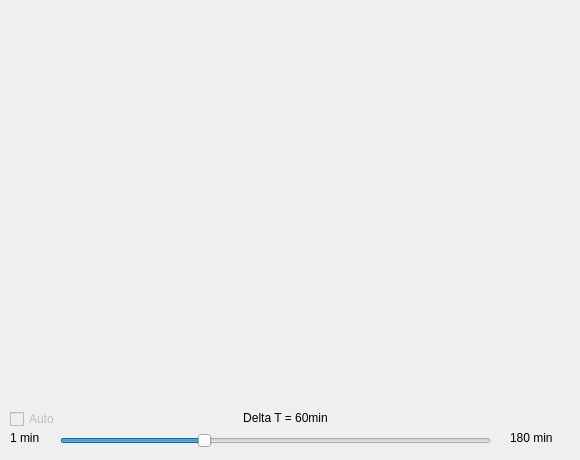
      <widget class="QWidget" name="tab_11">
       <attribute name="title">
        <string>grafico Sensores</string>
       </attribute>
       <widget class="QSlider" name="horizontalSlider_graficoPeriodo">
        <property name="geometry">
         <rect>
          <x>60</x>
          <y>430</y>
          <width>431</width>
          <height>21</height>
         </rect>
        </property>
        <property name="minimum">
         <number>1</number>
        </property>
        <property name="maximum">
         <number>180</number>
        </property>
        <property name="value">
         <number>60</number>
        </property>
        <property name="orientation">
         <enum>Qt::Horizontal</enum>
        </property>
       </widget>
       <widget class="QLabel" name="label_graficoTempo">
        <property name="geometry">
         <rect>
          <x>210</x>
          <y>410</y>
          <width>151</width>
          <height>16</height>
         </rect>
        </property>
        <property name="text">
         <string>Delta T = 60min</string>
        </property>
        <property name="alignment">
         <set>Qt::AlignCenter</set>
        </property>
       </widget>
       <widget class="QCheckBox" name="checkBox_graficoAuto">
        <property name="enabled">
         <bool>false</bool>
        </property>
        <property name="geometry">
         <rect>
          <x>10</x>
          <y>410</y>
          <width>61</width>
          <height>18</height>
         </rect>
        </property>
        <property name="text">
         <string>Auto</string>
        </property>
        <property name="checked">
         <bool>false</bool>
        </property>
       </widget>
       <widget class="QLabel" name="label_10">
        <property name="geometry">
         <rect>
          <x>10</x>
          <y>430</y>
          <width>51</width>
          <height>16</height>
         </rect>
        </property>
        <property name="text">
         <string>1 min</string>
        </property>
       </widget>
       <widget class="QLabel" name="label_11">
        <property name="geometry">
         <rect>
          <x>510</x>
          <y>430</y>
          <width>61</width>
          <height>16</height>
         </rect>
        </property>
        <property name="text">
         <string>180 min</string>
        </property>
       </widget>
       <widget class="matplotlibWidget" name="widget" native="true">
        <property name="enabled">
         <bool>false</bool>
        </property>
        <property name="geometry">
         <rect>
          <x>10</x>
          <y>10</y>
          <width>561</width>
          <height>391</height>
         </rect>
        </property>
       </widget>
      </widget>
